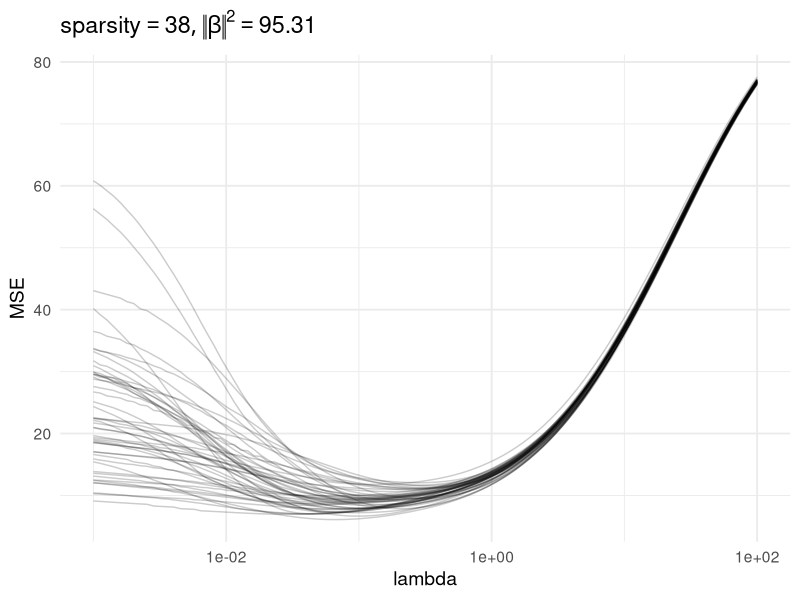

Write R code to recreate this figure.
## ---- chunk 1
knitr::opts_chunk$set(echo = TRUE)
library(tidyverse) 
library(broom)     
library(modelr)    
library(glmnet)    
theme_set(theme_minimal(base_size = 14))
## ---- chunk 2
instance <- function(X, L, n, p, beta, mu) {
  # Add noise to signal
  Y <- mu + rnorm(n)
  y <- Y - mean(Y)
  # Fit model with glmnet
  ridge_fit <- glmnet(X, y, standardize = TRUE, intercept = FALSE, alpha = 0, lambda = L)
  # Extract estimate coefficients
  beta_mat <- coef(ridge_fit)[-1, ]
  # Compute MSE using true beta
  MSEs <- apply(beta_mat, 2, function(beta_hat) sum((beta_hat - beta)^2))
  out <- as.numeric(MSEs)
  names(out) <- L
  out
}
## ---- chunk 3
high_dim_MSE_MC <- function(n, p, instances = 10) {
  ## Generating signal
  # A random sparse coefficient vector
  beta <- rnorm(p) * rpois(p, 1) * rbinom(p, 1, .5)
  # Fixed design matrix and mean
  X <- matrix(rnorm(n*p), nrow = n)
  mu <- X %*% beta
  # Lambda grid
  L <- exp(seq(
    from = log(max(n, p, sum(beta^2))),
    to = log(1e-3), length.out = n))
  ## Generate many noise instances
  # tidyverse version of replicate()
  output <- tibble(inst = 1:instances) %>% 
    mutate(MSEs = map(inst, ~instance(X, L, n, p, beta, mu)))
  ## Transform output to long data.frame
  out_df <- output %>% 
    unnest_longer("MSEs") %>%
    mutate(MSEs_id = as.numeric(MSEs_id))
  names(out_df) <- c("instance", "MSE", "lambda")
  ## Plot results
  out_df %>%
  ggplot(aes(lambda, MSE)) +
    ggtitle(bquote(
      list(sparsity == .(sum(beta != 0)),
           abs(abs(beta))^2 == .(round(sum(beta^2), 2)))
    )) +
    geom_line(aes(group = factor(instance)),
            alpha = .2,
            show.legend = FALSE) + 
    scale_x_log10() 
}
## ---- chunk 4
set.seed(123456789) # delete this line
high_dim_MSE_MC(n = 100, p = 100, instances = 50)
